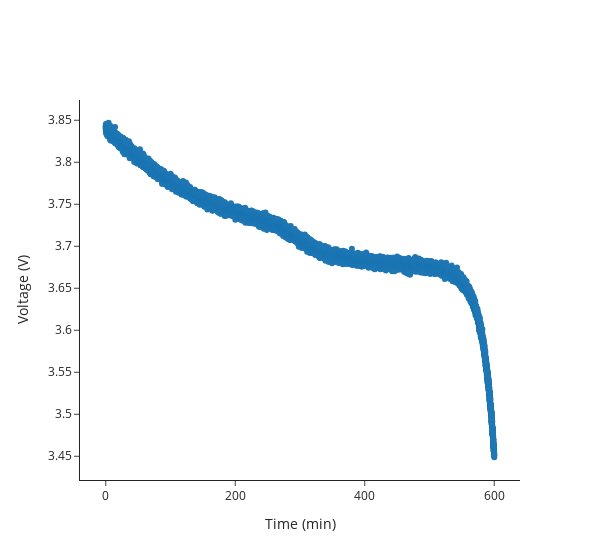

Write notebook code for a chart like this one.
### Code cell
fig = go.Figure()
fig.add_trace(go.Scatter(x = t_eval/60, y = voltage_data, mode = 'markers', name = 'Simulated Data'))
fig.update_xaxes(title='Time (min)')
fig.update_yaxes(title='Voltage (V)')
fig.update_layout(template="simple_white", width = 600)

### Figure 1 — Plotly figure (JSON) as saved in the notebook; plotly's stock layout.template omitted (floating-point values rounded to 4 significant figures; data arrays with more than 128 entries replaced by an {"elided": "..."} marker saying what was removed)
{"data": [{"mode": "markers", "name": "Simulated Data", "type": "scatter", "x": {"elided": "18000 float values"}, "y": {"elided": "18000 float values"}}], "layout": {"width": 600, "xaxis": {"title": {"text": "Time (min)"}}, "yaxis": {"title": {"text": "Voltage (V)"}}}}
